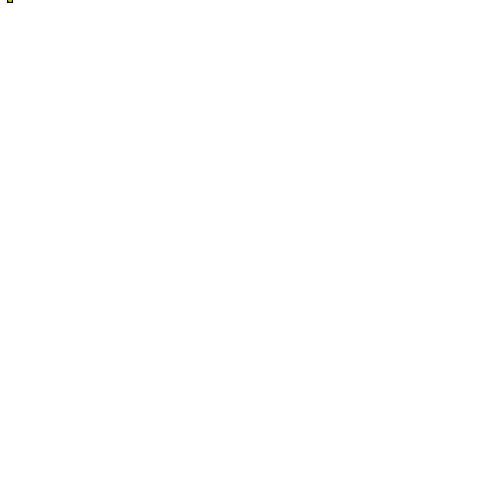
Frame 1 (no input)
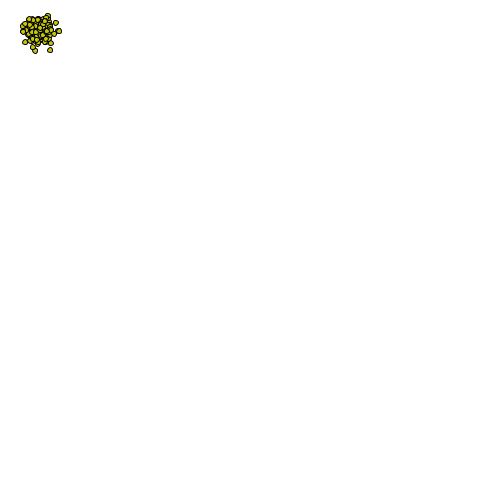
Frame 60 (the mouse pressed at the canvas centre just before this capture)
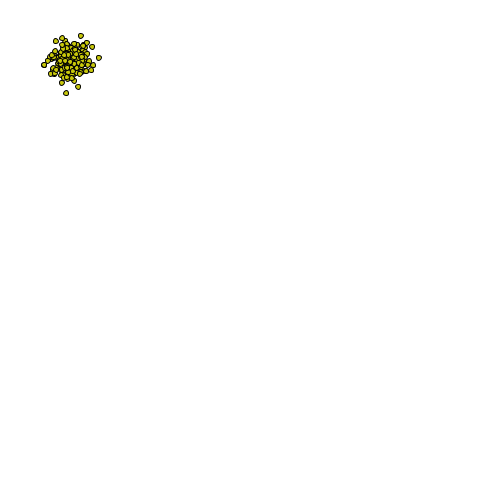
Frame 120 (the mouse held since frame 60 and released just before this capture)

The Processing sketch that drew these frames (run headless with seeded random() and noise(); from frame 60 on, the mouse is pressed at the canvas centre):

// Processing sketch: processing_169228
// ── processing_169228.pde

//creating the cell class

class Cell{
  
  float xlocation;
  float ylocation;
  float dia;
  boolean isseed;
  float cellred, cellgreen, cellblue;
  float lineweight;
  
//using a constructor

  Cell(){
    
    xlocation = 10;
    xlocation = 10;
    dia = 5;
    isseed = false;
    cellred = 200;
    cellgreen = 200;
    cellblue = 10;
    lineweight=0.5;
  }
  
  void display(){
    stroke(lineweight);
    fill(cellred,cellgreen,cellblue);
    ellipse(xlocation, ylocation, dia, dia);
  }
  void update(){
    xlocation = xlocation+random(-1,2);
    ylocation = ylocation+random(-1,2);
  }
}
    

Cell[] myCells = new Cell[200];

Cell myCell;

void setup(){
  size(500,500);
  for(int i = 0; i < myCells.length; i ++){
  myCells[i] = new Cell();
  }
}

void draw(){
  background(255);
  for(int i = 0; i < myCells.length; i++){
  myCells[i].display();
  myCells[i].update();
  }
}
